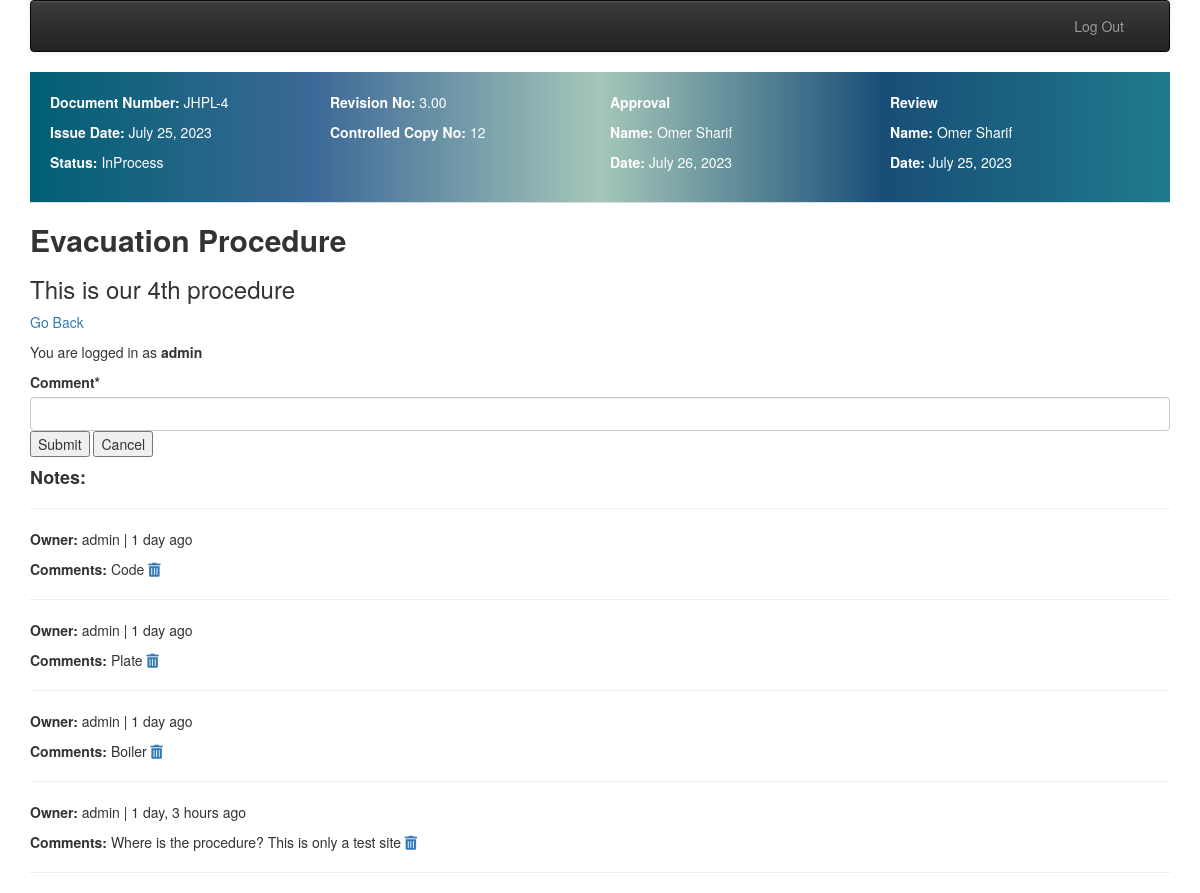
The page /jhpl-ims/procedures/4 (signed in) on the database its author committed.
### jhpl_ims/models.py (models this page shows, shortened)
class jhpl_ims_masterlist(models.Model):
    STATUS_SELECT = [
        ("Active", "Active"),
        ("Obsolete", "Obsolete"),
        ("InProcess", "InProcess"),
        ]
    ims_masterlist_id = models.AutoField(primary_key=True)
    owner = models.ForeignKey(settings.AUTH_USER_MODEL, on_delete=models.CASCADE)
    doc_num = models.CharField(max_length=200, null = False, blank= False)
    doc_title = models.CharField(max_length=200, null=True, blank=True)
    rev_num = models.DecimalField(max_digits=7, decimal_places=2, null=True)
    issue_date = models.DateField(null=True, blank=True)
    status = models.CharField(max_length=9, choices=STATUS_SELECT)
    reviewed_by = models.ForeignKey("doc_controller", on_delete=models.CASCADE, related_name="jhpl_reviewed_by",null= True,blank = True)
    reviewed_date = models.DateField(null=True, blank=True)
    approved_by = models.ForeignKey("doc_controller", on_delete=models.CASCADE, related_name="jhpl_approved_by",null= True,blank= True)
    approved_date = models.DateField(null=True, blank=True)
    control_copy_num = models.IntegerField(null=True, blank=True)
    created_at = models.DateTimeField(auto_now=True)
    updated_at = models.DateTimeField(auto_now=True)

class doc_controller(models.Model):
    doc_controller_id = models.AutoField(primary_key=True)
    owner = models.ForeignKey(settings.AUTH_USER_MODEL,on_delete=models.CASCADE)
    name = models.CharField(max_length=100, null=True, blank=True)
    created_at = models.DateTimeField(auto_now=True)
    updated_at = models.DateTimeField(auto_now=True)
    def __str__(self):
        return self.name

class notes(models.Model):
    notes_id = models.AutoField(primary_key=True)
    owner = models.ForeignKey(settings.AUTH_USER_MODEL, on_delete=models.CASCADE)
    large_text_body = models.TextField()
    jhpl_ims_masterlist_key = models.ForeignKey("jhpl_ims_masterlist", on_delete=models.CASCADE)
    created_at = models.DateTimeField(auto_now=True)
    updated_at = models.DateTimeField(auto_now=True)

### jhpl_ims/views.py (the view)
# urls.py: path('procedures/<int:pk>', views.procedures.as_view(), name='procedures'),
class procedures(LoginRequiredMixin, View):
    def get(self, request, pk):
        master_list = jhpl_ims_masterlist.objects.filter(ims_masterlist_id=pk)
        notes_list = notes.objects.filter(
            jhpl_ims_masterlist_key=pk).order_by('-updated_at')
        comment_form = CommentForm()
        ctx = {'master_list': master_list,
               'notes_list': notes_list, 'comment_form': comment_form}
        if pk == 1:
            return render(request, 'jhpl_ims/sop_one.html', ctx)
        elif pk == 2:
            return render(request, 'jhpl_ims/sop_two.html', ctx)
        elif pk == 3:
            return render(request, 'jhpl_ims/sop_three.html', ctx)
        elif pk == 4:
            return render(request, 'jhpl_ims/sop_four.html', ctx)
        elif pk == 5:
            return render(request, 'jhpl_ims/sop_five.html', ctx)

### jhpl_ims/forms.py
class CommentForm(forms.Form):
    comment = forms.CharField()

### jhpl_ims/templates/jhpl_ims/sop_four.html (shortened to what this page needs)
<!DOCTYPE html>
{% extends "base_menu.html" %} {% load crispy_forms_tags %}
{% load humanize %}
{% block content %}
{% if master_list %} {% for master in master_list %}
<header class="header">
  <div class="header-item">
    <p><b>Document Number:</b> {{master.doc_num}} </p>
    <p><b>Issue Date:</b> {{master.issue_date}} </p>
    <p><b>Status:</b> {{master.status}} </p>
  </div>
  <div class="header-item">
    <p><b>Revision No: </b>{{master.rev_num}}</p>
    <p><b>Controlled Copy No:</b> {{master.control_copy_num}} </p>
  </div>
  <div class="header-item">
    <p><b>Approval</b></p>
    <p><b>Name:</b> {{master.approved_by}} </p>
    <p><b>Date:</b> {{master.approved_date}} </p>
  </div>
  <div class="header-item">
    <p><b>Review</b></p>
    <p><b>Name: </b> {{master.reviewed_by}} </p>
    <p><b> Date: </b> {{master.reviewed_date}} </p>
  </div>
</header>
<main>
  <h2><b>{{ master.doc_title }}</b></h2>
  <h3>This is our {{master.ims_masterlist_id}}th procedure</h3>
</main>
<p><a href="{% url 'jhpl_ims:index' %}">Go Back</a></p>
{% if user.is_authenticated %}
<p id="back"> You are logged in as <b>{{user.username}} </b>
<br clear="all"/>
<form method="post" action="{% url 'jhpl_ims:comment_create' master.ims_masterlist_id %}">
    {{ comment_form|crispy }}
<input type="submit" value="Submit">
<input type="submit" value="Cancel" onclick="window.location.href='{% url 'jhpl_ims:procedures' master.ims_masterlist_id %}';return false;">
</form>
</p>
{% endif %}
<h4><b>Notes: </b></h4>
<hr />
{% if notes_list%}
{% for comment in notes_list %}
<p><b>Owner: </b>{{comment.owner}} | {{comment.updated_at|naturaltime}}</p>
<p><b>Comments: </b>{{comment.large_text_body}}
{% if user == comment.owner %}
<a href="{% url 'jhpl_ims:comment_delete' comment.notes_id %}"><i class="fa fa-trash"></i></a>
</p>
{% endif %}
<hr />
{% endfor %}
{% endif %}
{% endfor %}
{% endif %}
{% endblock %}

### jhpl_ims/templates/jhpl_ims/sop_four.html (style rules this page uses)
.header { display: flex; justify-content: space-between; padding: 20px; background: linear-gradient( 90deg, #005f73 0%, #3c6997 25%, #a5c7b9 50%, #184e77 75%, #1f7a8c 100% ); color: white; border-bottom: 1px solid #ddd; }
.header-item { flex: 1; margin-right: 20px; }
.header-item:last-child { margin-right: 0; }

### rows shown on the page
jhpl_ims_masterlist: doc_num "JHPL-4", issue_date "July 25, 2023", status "InProcess", rev_num "3.00", control_copy_num "12", approved_by "Omer Sharif", approved_date "July 26, 2023", reviewed_by "Omer Sharif", reviewed_date "July 25, 2023", doc_title "Evacuation Procedure", ims_masterlist_id "4", ims_masterlist_id "Cancel"
notes: owner "admin", updated_at "1 day ago", large_text_body "Code"
notes: owner "admin", updated_at "1 day ago", large_text_body "Plate"
notes: owner "admin", updated_at "1 day ago", large_text_body "Boiler"
notes: owner "admin", updated_at "1 day, 3 hours ago", large_text_body "Where is the procedure? This is only a test site"

### other values the page prints
{{ user.username }} "admin"
